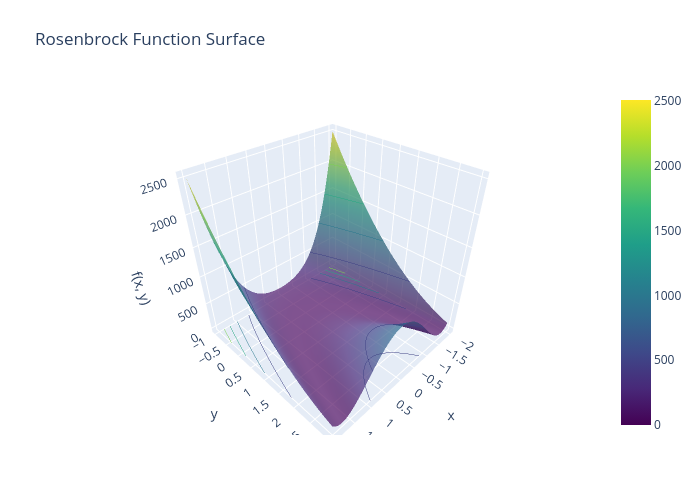

Notebook code cell kept with this figure:
### Markdown cell above
## Example: Newton's Method for Optimization — The Rosenbrock Function

The Rosenbrock function is a classic test problem for optimization algorithms. It is defined as:

$$
f(x, y) = (1 - x)^2 + 100 (y - x^2)^2
$$

This function has a global minimum at $(x, y) = (1, 1)$, where $f(1, 1) = 0$. The Rosenbrock function is 
non-convex and features a narrow, curved valley, making it challenging for many optimization methods.

A **non-convex function** is a function whose graph does not form a single "bowl-shaped" curve. In mathematical terms, a function 
$f(x)$ is non-convex if there exist points $x_1$ and $x_2$ such that the line segment connecting $(x_1, f(x_1))$ and $(x_2, f(x_2))$ 
lies below the graph of $f(x)$ at some points. Non-convex functions can have multiple local minima and maxima, making optimization 
challenging because algorithms may get stuck in local minima rather than finding the global minimum.

The Rosenbrock function is non-convex because its valley curves and is surrounded by regions where the function increases, leading to multiple directions of steepest descent and making it difficult for optimization algorithms to find the global minimum efficiently.

In this example, we use Newton's method to find the minimum of the Rosenbrock function by iteratively updating the 
variables using the gradient and Hessian. This demonstrates how Newton's method can be applied to multidimensional optimization problems.

Lets first visualise the function:

### Code cell
import numpy as np

import plotly.graph_objs as go

# Rosenbrock function definition
def rosenbrock_surface(x, y):
    return (1 - x)**2 + 100 * (y - x**2)**2

# Create grid
x = np.linspace(-2, 2, 200)
y = np.linspace(-1, 3, 200)
X, Y = np.meshgrid(x, y)
Z = rosenbrock_surface(X, Y)

# Create the figure first
fig = go.Figure(data=[go.Surface(z=Z, x=X, y=Y, colorscale='Viridis',
                                 contours = {
                                     "z": dict(
                                         show=True,
                                         usecolormap=True,
                                         highlightcolor="limegreen",
                                         project_z=True
                                     )
                                 },
                                 opacity=0.7
                                 )])
fig.update_layout(title='Rosenbrock Function Surface',
                  scene=dict(
                      xaxis_title='x',
                      yaxis_title='y',
                      zaxis_title='f(x, y)'
                  ),
                  autosize=False,
                  width=700, height=500,
                  margin=dict(l=65, r=50, b=65, t=90))
fig.show()

### Figure 1 — Plotly figure (JSON) as saved in the notebook; plotly's stock layout.template omitted (floating-point values rounded to 4 significant figures; data arrays with more than 128 entries replaced by an {"elided": "..."} marker saying what was removed)
{"data": [{"colorscale": [[0, "#440154"], [0.1111, "#482878"], [0.2222, "#3e4989"], [0.3333, "#31688e"], [0.4444, "#26828e"], [0.5556, "#1f9e89"], [0.6667, "#35b779"], [0.7778, "#6ece58"], [0.8889, "#b5de2b"], [1, "#fde725"]], "contours": {"z": {"highlightcolor": "limegreen", "project": {"z": true}, "show": true, "usecolormap": true}}, "opacity": 0.7, "type": "surface", "x": {"elided": "200x200 float values"}, "y": {"elided": "200x200 float values"}, "z": {"elided": "200x200 float values"}}], "layout": {"autosize": false, "height": 500, "margin": {"b": 65, "l": 65, "r": 50, "t": 90}, "scene": {"xaxis": {"title": {"text": "x"}}, "yaxis": {"title": {"text": "y"}}, "zaxis": {"title": {"text": "f(x, y)"}}}, "title": {"text": "Rosenbrock Function Surface"}, "width": 700}}
